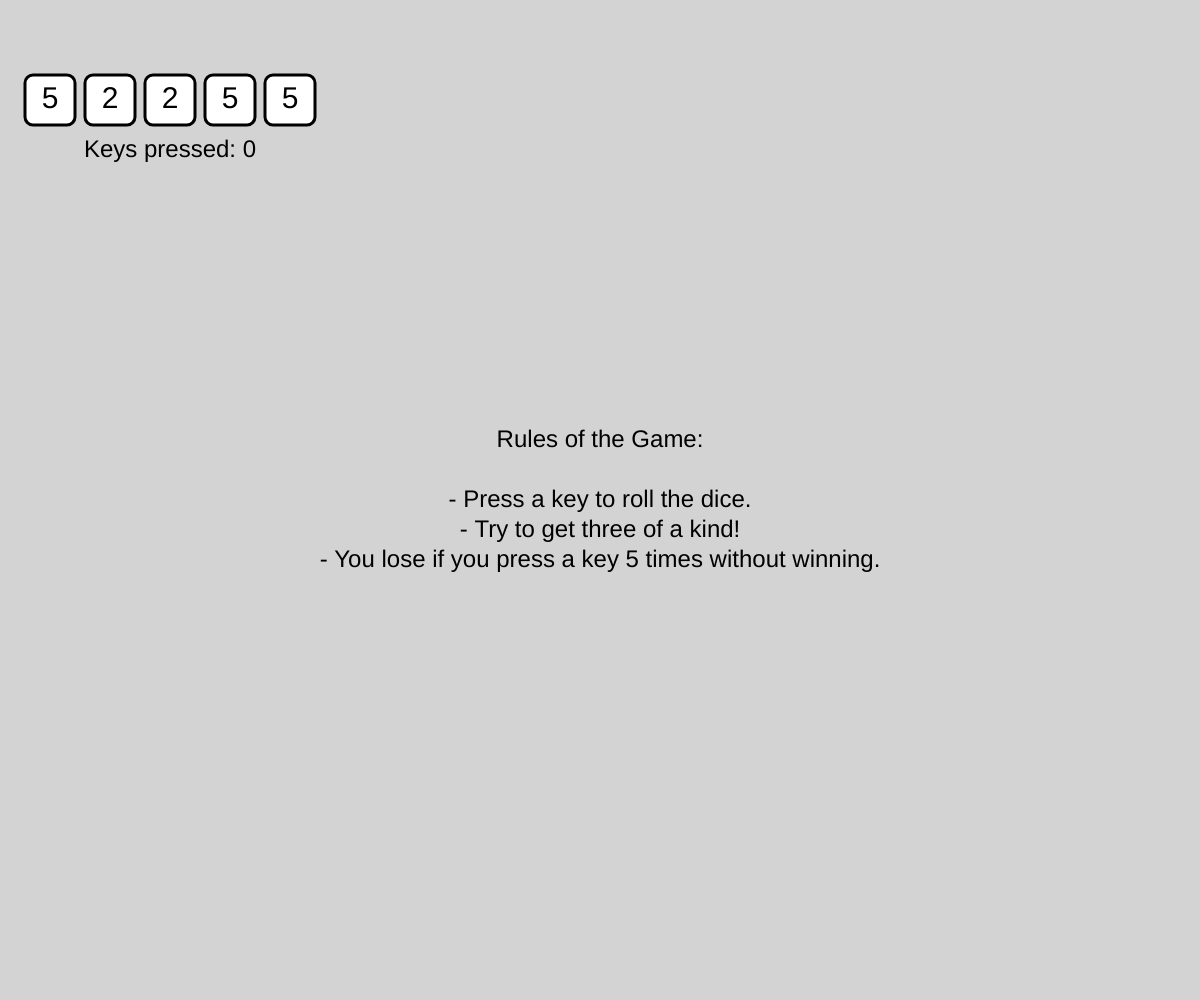
Frame 1 (no input)
Frame 60 (no input): identical to frame 1, image omitted
Frame 120 (the mouse pressed at the canvas centre since frame 60): identical to frame 1, image omitted

The p5.js sketch that drew this single still picture (run headless with seeded random() and noise() and a simulated clock; from frame 60 on, the mouse is pressed at the canvas centre):

// p5.js sketch
// ── sketch.js
let dice = [];
let numberOfDice = 5;
let keyPressCount = 0;
let message = ""; // Variable to store the message
let gameActive = true; //variable to track if the game is active
let showRules = true; // variables to control the rules pop up

function setup() {
  createCanvas(windowWidth, windowHeight);
  for (let i = 0; i < numberOfDice; i++) {
    dice[i] = new Die(50); // Argument is the size of the die
  }
}

function draw() {
  background("lightgrey");
  
  // Loop over the array and place+display each die
  for (let i = 0; i < dice.length; i++) {
    const die = dice[i];
    die.place(die.size * 1.2 * i + die.size, die.size * 2);
    die.display(); // Actually draw it on screen
  }

  strokeWeight(0);
  textSize(24);
  fill(0);
  text("Keys pressed: " + keyPressCount, 170, 150);

  //display the rules pop up if showrules is true
  if (showRules) {
    displayRules();
  }

  // Display the message if it exists
  if (message) {
    textSize(48);
    textAlign(CENTER, CENTER);

    if (message.includes("YOU WIN!!")) {
      fill(0, 255, 0); //green text for you win
    } else {
      fill(255, 0, 0); //red text for you lose
    }

    stroke(0);
    strokeWeight(2);
    text(message, width / 2, height / 2); // Display the message
  }
}



function keyPressed() {
  if (showRules) {
    showRules = false; //hides rules pop up
    return;
  }

  if (keyPressCount < 5 && gameActive) { // Only allow rolling if the game is active
    shakeDice();
    keyPressCount++;
  }

  //check if keyPressCount has reached 5
  if (keyPressCount === 5) {
    message = "YOU LOSE :(";
    gameActive = false; //stops game
  }
}

function deviceShaken() {
  shakeDice();
}

function shakeDice() {
  if (!gameActive) return; // Exit if the game is not active

  let list = "values: ";
  let counts = {}; // Object to hold counts of each die value

  // Reset the message for new rolls
  message = ""; 

  for (let i = 0; i < dice.length; i++) {
    const die = dice[i];
    die.roll(); // Roll the die to get a new value
    list += die.value + " "; // Add the value to the list

    // Count occurrences of each value
    counts[die.value] = (counts[die.value] || 0) + 1;
  }

  console.log(list); // Log the rolled values
  
  // Check for three of a kind and update the message
  checkForThreeOfAKind(counts);
}

// Function to check for three of a kind and update the message
function checkForThreeOfAKind(counts) {
  for (let value in counts) {
    if (counts[value] >= 3) {
      // If there are three or more of the same value, update the message
      message = "YOU WIN!!" ;
      gameActive = false; //stops game if won
      break; // Exit after setting the message
    }
  }
}

//function to display rules pop up
function displayRules() {
  fill(0); // Black text
  textSize(24);
  textAlign(CENTER, CENTER);
  text("Rules of the Game:\n\n- Press a key to roll the dice.\n- Try to get three of a kind!\n- You lose if you press a key 5 times without winning.", width / 2, height / 2);
}


// ── dice.js
/* 

Die is a class for defining a single 6-sided die

These properties are available:
  - frozen (whether it's rollable or not)
  - size (the size it should appear on screen)
  - value (the number showing on the die)

These methods are available:
  - place(x,y) places the die at x,y in the canvas
  - display() shows the die on the canvas
  - roll() rolls the die if it's not frozen
  - freeze(), unfreeze(), toggleFreeze()
  - isTouched(x,y) returns true if x,y are in the die shape
*/

class Die {
    
    constructor(size) {
        this.size = size;
        this.sides = 6;
        this.frozen = false;
        this.place(random(width),random(height));
        this.roll();
    }

    place(x,y) {
        this.x = x;
        this.y = y;
    }

    display() {
        rectMode(CENTER);
        textAlign(CENTER, CENTER);
        fill("white");
        strokeWeight(3);
        rect(this.x,this.y,this.size,this.size,8);
        if (this.frozen) {
            fill("silver");
        } else {
            fill("black");
        }
        textSize(30);
        strokeWeight(0);
        text(this.value, this.x, this.y, this.size, this.size);
    }

    roll() {
        if (! this.frozen) 
            this.value = floor(random(this.sides)+1);
    }

    freeze() {
        this.frozen = true;
    }

    unfreeze() {
        this.frozen = false;
    }

    toggleFreeze() {
        this.frozen = ! this.frozen;
    }

    isTouched(x,y) {
        let halfsize = this.size/2;
        if (x >= (this.x-halfsize) && 
            x <= (this.x+halfsize) && 
            y >= (this.y-halfsize) && 
            y <= (this.y+halfsize)
        ) {
            return true;
        } 
        return false;
    }
}
